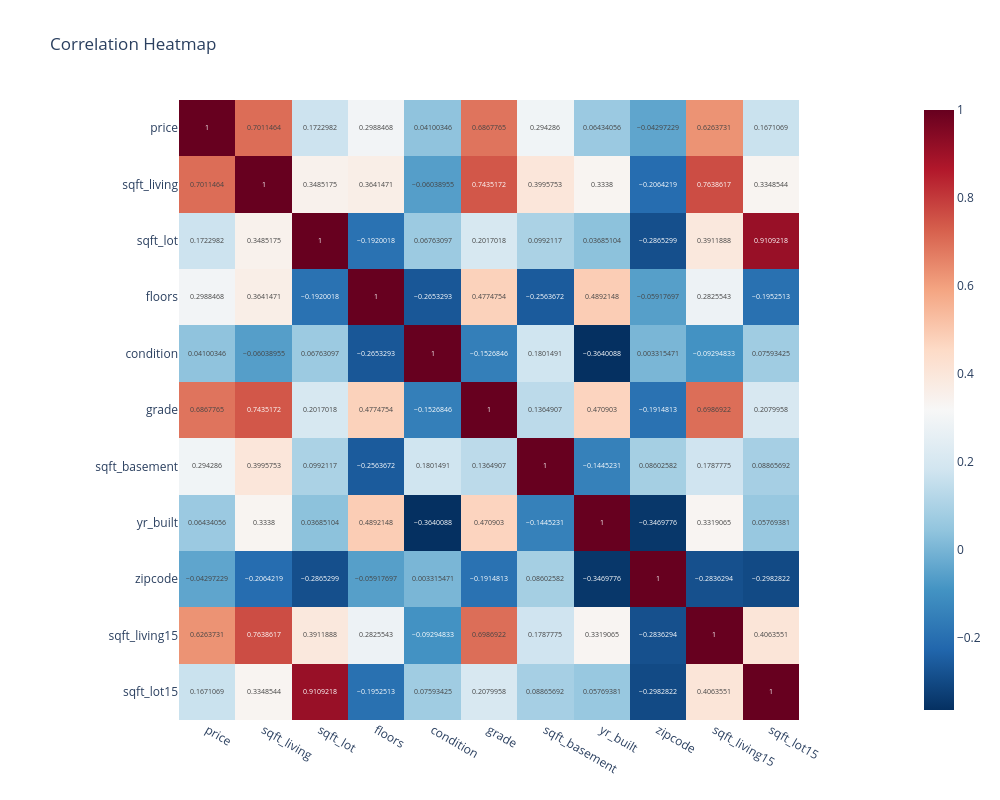

The cell this chart's notebook holds for it:
### Code cell
import plotly.express as px     #

corr = df.corr(numeric_only=True)

fig = px.imshow(
    corr,
    text_auto=True,
    color_continuous_scale="RdBu_r",
    title="Correlation Heatmap"
)

fig.update_layout(
    width=1000,
    height=800
)

fig.show()

### Figure 1 — Plotly figure (JSON) as saved in the notebook; plotly's stock layout.template omitted (floating-point values rounded to 4 significant figures)
{"data": [{"coloraxis": "coloraxis", "hovertemplate": "x: %{x}<br>y: %{y}<br>color: %{z}<extra></extra>", "name": "0", "texttemplate": "%{z}", "type": "heatmap", "x": ["price", "sqft_living", "sqft_lot", "floors", "condition", "grade", "sqft_basement", "yr_built", "zipcode", "sqft_living15", "sqft_lot15"], "xaxis": "x", "y": ["price", "sqft_living", "sqft_lot", "floors", "condition", "grade", "sqft_basement", "yr_built", "zipcode", "sqft_living15", "sqft_lot15"], "yaxis": "y", "z": [[1.0, 0.7011, 0.1723, 0.2988, 0.041, 0.6868, 0.2943, 0.06434, -0.04297, 0.6264, 0.1671], [0.7011, 1.0, 0.3485, 0.3641, -0.06039, 0.7435, 0.3996, 0.3338, -0.2064, 0.7639, 0.3349], [0.1723, 0.3485, 1.0, -0.192, 0.06763, 0.2017, 0.09921, 0.03685, -0.2865, 0.3912, 0.9109], [0.2988, 0.3641, -0.192, 1.0, -0.2653, 0.4775, -0.2564, 0.4892, -0.05918, 0.2826, -0.1953], [0.041, -0.06039, 0.06763, -0.2653, 1.0, -0.1527, 0.1801, -0.364, 0.003315, -0.09295, 0.07593], [0.6868, 0.7435, 0.2017, 0.4775, -0.1527, 1.0, 0.1365, 0.4709, -0.1915, 0.6987, 0.208], [0.2943, 0.3996, 0.09921, -0.2564, 0.1801, 0.1365, 1.0, -0.1445, 0.08603, 0.1788, 0.08866], [0.06434, 0.3338, 0.03685, 0.4892, -0.364, 0.4709, -0.1445, 1.0, -0.347, 0.3319, 0.05769], [-0.04297, -0.2064, -0.2865, -0.05918, 0.003315, -0.1915, 0.08603, -0.347, 1.0, -0.2836, -0.2983], [0.6264, 0.7639, 0.3912, 0.2826, -0.09295, 0.6987, 0.1788, 0.3319, -0.2836, 1.0, 0.4064], [0.1671, 0.3349, 0.9109, -0.1953, 0.07593, 0.208, 0.08866, 0.05769, -0.2983, 0.4064, 1.0]]}], "layout": {"coloraxis": {"colorscale": [[0, "rgb(5,48,97)"], [0.1, "rgb(33,102,172)"], [0.2, "rgb(67,147,195)"], [0.3, "rgb(146,197,222)"], [0.4, "rgb(209,229,240)"], [0.5, "rgb(247,247,247)"], [0.6, "rgb(253,219,199)"], [0.7, "rgb(244,165,130)"], [0.8, "rgb(214,96,77)"], [0.9, "rgb(178,24,43)"], [1, "rgb(103,0,31)"]]}, "height": 800, "title": {"text": "Correlation Heatmap"}, "width": 1000, "xaxis": {"anchor": "y", "constrain": "domain", "domain": [0, 1], "scaleanchor": "y"}, "yaxis": {"anchor": "x", "autorange": "reversed", "constrain": "domain", "domain": [0, 1]}}}
